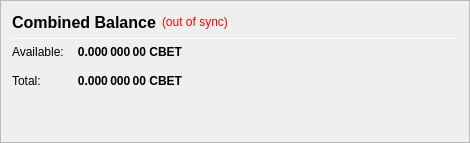
                   <widget class="QFrame" name="frame_CombinedBalances">
                    <property name="minimumSize">
                     <size>
                      <width>470</width>
                      <height>0</height>
                     </size>
                    </property>
                    <property name="frameShape">
                     <enum>QFrame::StyledPanel</enum>
                    </property>
                    <property name="frameShadow">
                     <enum>QFrame::Raised</enum>
                    </property>
                    <layout class="QVBoxLayout" name="verticalLayout_5">
                     <item>
                      <layout class="QHBoxLayout" name="horizontalLayout_5" stretch="0,0,0">
                       <item>
                        <widget class="QLabel" name="label_5z">
                         <property name="minimumSize">
                          <size>
                           <width>0</width>
                           <height>20</height>
                          </size>
                         </property>
                         <property name="font">
                          <font>
                           <pointsize>12</pointsize>
                           <weight>75</weight>
                           <bold>true</bold>
                          </font>
                         </property>
                         <property name="toolTip">
                          <string>Combined Balance (including unconfirmed and immature coins)</string>
                         </property>
                         <property name="text">
                          <string>Combined Balance</string>
                         </property>
                        </widget>
                       </item>
                       <item>
                        <widget class="QLabel" name="labelWalletStatus">
                         <property name="cursor">
                          <cursorShape>WhatsThisCursor</cursorShape>
                         </property>
                         <property name="toolTip">
                          <string>The displayed information may be out of date. Your wallet automatically synchronizes with the ClassicBets network after a connection is established, but this process has not completed yet.</string>
                         </property>
                         <property name="styleSheet">
                          <string notr="true">QLabel { color: red; }</string>
                         </property>
                         <property name="text">
                          <string notr="true">(out of sync)</string>
                         </property>
                         <property name="alignment">
                          <set>Qt::AlignLeading|Qt::AlignLeft|Qt::AlignVCenter</set>
                         </property>
                        </widget>
                       </item>
                       <item>
                        <spacer name="horizontalSpacer_1">
                         <property name="orientation">
                          <enum>Qt::Horizontal</enum>
                         </property>
                         <property name="sizeHint" stdset="0">
                          <size>
                           <width>40</width>
                           <height>20</height>
                          </size>
                         </property>
                        </spacer>
                       </item>
                      </layout>
                     </item>
                     <item>
                      <widget class="Line" name="line_CombinedBalance">
                       <property name="minimumSize">
                        <size>
                         <width>0</width>
                         <height>1</height>
                        </size>
                       </property>
                       <property name="maximumSize">
                        <size>
                         <width>16777215</width>
                         <height>1</height>
                        </size>
                       </property>
                       <property name="orientation">
                        <enum>Qt::Horizontal</enum>
                       </property>
                      </widget>
                     </item>
                     <item>
                      <layout class="QGridLayout" name="gridLayout_3">
                       <property name="spacing">
                        <number>12</number>
                       </property>
                       <item row="1" column="0">
                        <widget class="QLabel" name="labelBalanceTextz">
                         <property name="text">
                          <string>Available:</string>
                         </property>
                        </widget>
                       </item>
                       <item row="1" column="1">
                        <widget class="QLabel" name="labelBalancez">
                         <property name="font">
                          <font>
                           <weight>75</weight>
                           <bold>true</bold>
                          </font>
                         </property>
                         <property name="cursor">
                          <cursorShape>IBeamCursor</cursorShape>
                         </property>
                         <property name="toolTip">
                          <string>Your current spendable balance</string>
                         </property>
                         <property name="text">
                          <string notr="true">0.000 000 00 CBET</string>
                         </property>
                         <property name="alignment">
                          <set>Qt::AlignRight|Qt::AlignTrailing|Qt::AlignVCenter</set>
                         </property>
                         <property name="textInteractionFlags">
                          <set>Qt::LinksAccessibleByMouse|Qt::TextSelectableByKeyboard|Qt::TextSelectableByMouse</set>
                         </property>
                        </widget>
                       </item>
                       <item row="2" column="0">
                        <widget class="QLabel" name="labelTotalTextz">
                         <property name="text">
                          <string>Total:</string>
                         </property>
                        </widget>
                       </item>
                       <item row="2" column="1">
                        <widget class="QLabel" name="labelTotalz">
                         <property name="font">
                          <font>
                           <weight>75</weight>
                           <bold>true</bold>
                          </font>
                         </property>
                         <property name="cursor">
                          <cursorShape>IBeamCursor</cursorShape>
                         </property>
                         <property name="toolTip">
                          <string>Total Balance, including all unavailable coins.</string>
                         </property>
                         <property name="text">
                          <string notr="true">0.000 000 00 CBET</string>
                         </property>
                         <property name="alignment">
                          <set>Qt::AlignRight|Qt::AlignTrailing|Qt::AlignVCenter</set>
                         </property>
                         <property name="textInteractionFlags">
                          <set>Qt::LinksAccessibleByMouse|Qt::TextSelectableByKeyboard|Qt::TextSelectableByMouse</set>
                         </property>
                        </widget>
                       </item>
                       <item row="2" column="3">
                        <spacer name="horizontalSpacer_2">
                         <property name="orientation">
                          <enum>Qt::Horizontal</enum>
                         </property>
                         <property name="sizeHint" stdset="0">
                          <size>
                           <width>40</width>
                           <height>20</height>
                          </size>
                         </property>
                        </spacer>
                       </item>
                      </layout>
                     </item>
                     <item>
                      <spacer name="verticalSpacer_1">
                       <property name="orientation">
                        <enum>Qt::Vertical</enum>
                       </property>
                       <property name="sizeHint" stdset="0">
                        <size>
                         <width>20</width>
                         <height>40</height>
                        </size>
                       </property>
                      </spacer>
                     </item>
                    </layout>
                   </widget>
